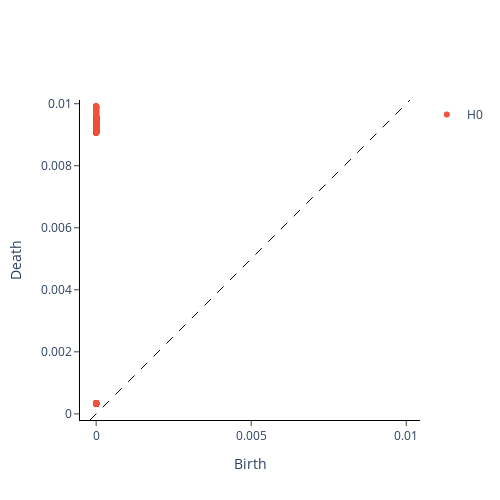

The code cell stored with this chart in its notebook:
### Code cell
homology_dimensions = (0,)
VRP = VietorisRipsPersistence(homology_dimensions=homology_dimensions)
PerDiagram_cosx = VRP.fit_transform_plot(signal_embedded_cosx[None,:,:])

### Figure 1 — Plotly figure (JSON) as saved in the notebook; plotly's stock layout.template omitted (floating-point values rounded to 4 significant figures; data arrays with more than 128 entries replaced by an {"elided": "..."} marker saying what was removed)
{"data": [{"hoverinfo": "none", "line": {"color": "black", "dash": "dash", "width": 1}, "mode": "lines", "showlegend": false, "type": "scatter", "x": [-0.0001984, 0.01012], "y": [-0.0001984, 0.01012]}, {"hoverinfo": "text", "hovertext": {"elided": "979 str values"}, "mode": "markers", "name": "H0", "type": "scatter", "x": {"elided": "979 int values"}, "y": {"elided": "979 float values"}}], "layout": {"height": 500, "plot_bgcolor": "white", "width": 500, "xaxis": {"autorange": false, "exponentformat": "e", "linecolor": "black", "linewidth": 1, "mirror": false, "range": [-0.0001984, 0.01012], "showexponent": "all", "showline": true, "side": "bottom", "ticks": "outside", "title": {"text": "Birth"}, "type": "linear", "zeroline": true}, "yaxis": {"autorange": false, "exponentformat": "e", "linecolor": "black", "linewidth": 1, "mirror": false, "range": [-0.0001984, 0.01012], "scaleanchor": "x", "scaleratio": 1, "showexponent": "all", "showline": true, "side": "left", "ticks": "outside", "title": {"text": "Death"}, "type": "linear", "zeroline": true}}}
